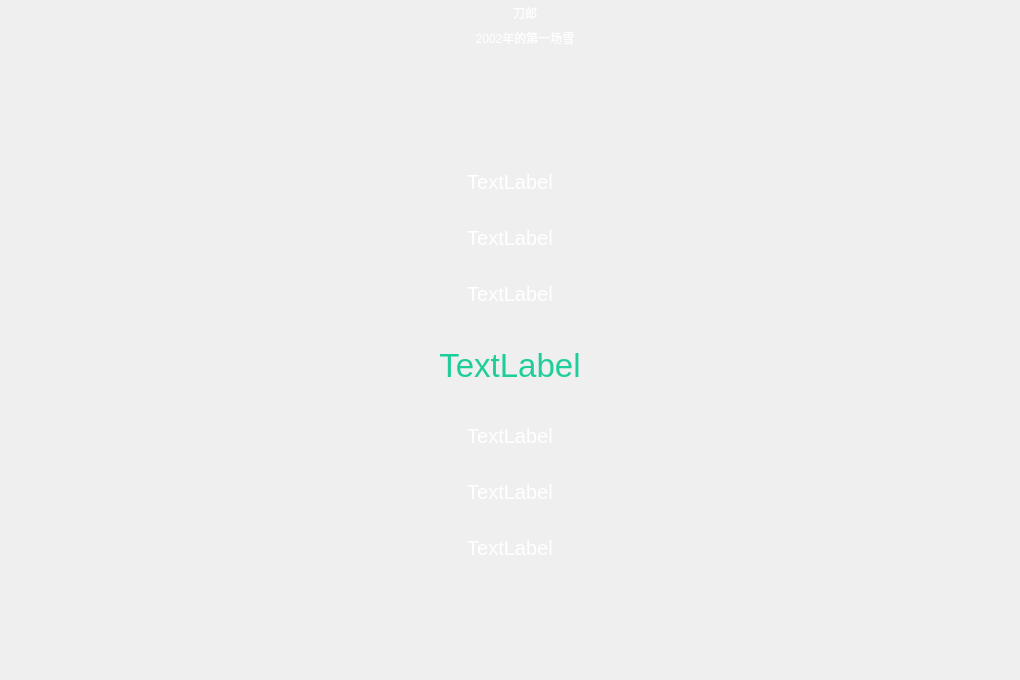
<?xml version="1.0" encoding="UTF-8"?>
<ui version="4.0">
 <class>LrcPage</class>
 <widget class="QWidget" name="LrcPage">
  <property name="geometry">
   <rect>
    <x>0</x>
    <y>0</y>
    <width>1020</width>
    <height>680</height>
   </rect>
  </property>
  <property name="windowTitle">
   <string>Form</string>
  </property>
  <layout class="QVBoxLayout" name="verticalLayout">
   <property name="spacing">
    <number>0</number>
   </property>
   <property name="leftMargin">
    <number>0</number>
   </property>
   <property name="topMargin">
    <number>0</number>
   </property>
   <property name="rightMargin">
    <number>0</number>
   </property>
   <property name="bottomMargin">
    <number>0</number>
   </property>
   <item>
    <widget class="QWidget" name="bgStyle" native="true">
     <property name="styleSheet">
      <string notr="true">#bgStyle
{
     border-image:url(&quot;:/images/bg.png&quot;);
}

*
{
     color : #FFFFFF;
}</string>
     </property>
     <layout class="QVBoxLayout" name="verticalLayout_2">
      <property name="spacing">
       <number>0</number>
      </property>
      <property name="leftMargin">
       <number>0</number>
      </property>
      <property name="topMargin">
       <number>0</number>
      </property>
      <property name="rightMargin">
       <number>0</number>
      </property>
      <property name="bottomMargin">
       <number>0</number>
      </property>
      <item>
       <widget class="QWidget" name="lrcTop" native="true">
        <property name="minimumSize">
         <size>
          <width>0</width>
          <height>50</height>
         </size>
        </property>
        <property name="maximumSize">
         <size>
          <width>16777215</width>
          <height>50</height>
         </size>
        </property>
        <property name="styleSheet">
         <string notr="true"/>
        </property>
        <layout class="QHBoxLayout" name="horizontalLayout">
         <property name="spacing">
          <number>0</number>
         </property>
         <property name="leftMargin">
          <number>0</number>
         </property>
         <property name="topMargin">
          <number>0</number>
         </property>
         <property name="rightMargin">
          <number>0</number>
         </property>
         <property name="bottomMargin">
          <number>0</number>
         </property>
         <item>
          <widget class="QPushButton" name="hideBtn">
           <property name="minimumSize">
            <size>
             <width>30</width>
             <height>50</height>
            </size>
           </property>
           <property name="maximumSize">
            <size>
             <width>30</width>
             <height>50</height>
            </size>
           </property>
           <property name="styleSheet">
            <string notr="true">#hideBtn
{
    border : none;
}</string>
           </property>
           <property name="text">
            <string/>
           </property>
          </widget>
         </item>
         <item>
          <widget class="QWidget" name="titleBox" native="true">
           <property name="styleSheet">
            <string notr="true"/>
           </property>
           <layout class="QVBoxLayout" name="verticalLayout_3">
            <property name="spacing">
             <number>0</number>
            </property>
            <property name="leftMargin">
             <number>0</number>
            </property>
            <property name="topMargin">
             <number>0</number>
            </property>
            <property name="rightMargin">
             <number>0</number>
            </property>
            <property name="bottomMargin">
             <number>0</number>
            </property>
            <item>
             <widget class="QLabel" name="musicSinger">
              <property name="styleSheet">
               <string notr="true"/>
              </property>
              <property name="text">
               <string>刀郎</string>
              </property>
              <property name="alignment">
               <set>Qt::AlignCenter</set>
              </property>
             </widget>
            </item>
            <item>
             <widget class="QLabel" name="musicName">
              <property name="styleSheet">
               <string notr="true"/>
              </property>
              <property name="text">
               <string>2002年的第一场雪</string>
              </property>
              <property name="alignment">
               <set>Qt::AlignCenter</set>
              </property>
             </widget>
            </item>
           </layout>
          </widget>
         </item>
        </layout>
       </widget>
      </item>
      <item>
       <widget class="QWidget" name="lrcContent" native="true">
        <property name="styleSheet">
         <string notr="true"/>
        </property>
        <layout class="QVBoxLayout" name="verticalLayout_4">
         <item>
          <spacer name="verticalSpacer">
           <property name="orientation">
            <enum>Qt::Vertical</enum>
           </property>
           <property name="sizeHint" stdset="0">
            <size>
             <width>20</width>
             <height>122</height>
            </size>
           </property>
          </spacer>
         </item>
         <item>
          <widget class="QLabel" name="line1">
           <property name="minimumSize">
            <size>
             <width>0</width>
             <height>50</height>
            </size>
           </property>
           <property name="maximumSize">
            <size>
             <width>16777215</width>
             <height>50</height>
            </size>
           </property>
           <property name="font">
            <font>
             <pointsize>15</pointsize>
            </font>
           </property>
           <property name="text">
            <string>TextLabel</string>
           </property>
           <property name="alignment">
            <set>Qt::AlignCenter</set>
           </property>
          </widget>
         </item>
         <item>
          <widget class="QLabel" name="line2">
           <property name="minimumSize">
            <size>
             <width>0</width>
             <height>50</height>
            </size>
           </property>
           <property name="maximumSize">
            <size>
             <width>16777215</width>
             <height>50</height>
            </size>
           </property>
           <property name="font">
            <font>
             <pointsize>15</pointsize>
            </font>
           </property>
           <property name="text">
            <string>TextLabel</string>
           </property>
           <property name="alignment">
            <set>Qt::AlignCenter</set>
           </property>
          </widget>
         </item>
         <item>
          <widget class="QLabel" name="line3">
           <property name="minimumSize">
            <size>
             <width>0</width>
             <height>50</height>
            </size>
           </property>
           <property name="maximumSize">
            <size>
             <width>16777215</width>
             <height>50</height>
            </size>
           </property>
           <property name="font">
            <font>
             <pointsize>15</pointsize>
            </font>
           </property>
           <property name="text">
            <string>TextLabel</string>
           </property>
           <property name="alignment">
            <set>Qt::AlignCenter</set>
           </property>
          </widget>
         </item>
         <item>
          <widget class="QLabel" name="lineCenter">
           <property name="minimumSize">
            <size>
             <width>0</width>
             <height>80</height>
            </size>
           </property>
           <property name="maximumSize">
            <size>
             <width>16777215</width>
             <height>80</height>
            </size>
           </property>
           <property name="font">
            <font>
             <pointsize>25</pointsize>
            </font>
           </property>
           <property name="styleSheet">
            <string notr="true">#lineCenter
{
    color:#1ECE9A;
}</string>
           </property>
           <property name="text">
            <string>TextLabel</string>
           </property>
           <property name="alignment">
            <set>Qt::AlignCenter</set>
           </property>
          </widget>
         </item>
         <item>
          <widget class="QLabel" name="line4">
           <property name="minimumSize">
            <size>
             <width>0</width>
             <height>50</height>
            </size>
           </property>
           <property name="maximumSize">
            <size>
             <width>16777215</width>
             <height>50</height>
            </size>
           </property>
           <property name="font">
            <font>
             <pointsize>15</pointsize>
            </font>
           </property>
           <property name="text">
            <string>TextLabel</string>
           </property>
           <property name="alignment">
            <set>Qt::AlignCenter</set>
           </property>
          </widget>
         </item>
         <item>
          <widget class="QLabel" name="line5">
           <property name="minimumSize">
            <size>
             <width>0</width>
             <height>50</height>
            </size>
           </property>
           <property name="maximumSize">
            <size>
             <width>16777215</width>
             <height>50</height>
            </size>
           </property>
           <property name="font">
            <font>
             <pointsize>15</pointsize>
            </font>
           </property>
           <property name="text">
            <string>TextLabel</string>
           </property>
           <property name="alignment">
            <set>Qt::AlignCenter</set>
           </property>
          </widget>
         </item>
         <item>
          <widget class="QLabel" name="line6">
           <property name="minimumSize">
            <size>
             <width>0</width>
             <height>50</height>
            </size>
           </property>
           <property name="maximumSize">
            <size>
             <width>16777215</width>
             <height>50</height>
            </size>
           </property>
           <property name="font">
            <font>
             <pointsize>15</pointsize>
            </font>
           </property>
           <property name="text">
            <string>TextLabel</string>
           </property>
           <property name="alignment">
            <set>Qt::AlignCenter</set>
           </property>
          </widget>
         </item>
         <item>
          <spacer name="verticalSpacer_2">
           <property name="orientation">
            <enum>Qt::Vertical</enum>
           </property>
           <property name="sizeHint" stdset="0">
            <size>
             <width>20</width>
             <height>122</height>
            </size>
           </property>
          </spacer>
         </item>
        </layout>
       </widget>
      </item>
     </layout>
    </widget>
   </item>
  </layout>
 </widget>
 <resources/>
 <connections/>
</ui>
